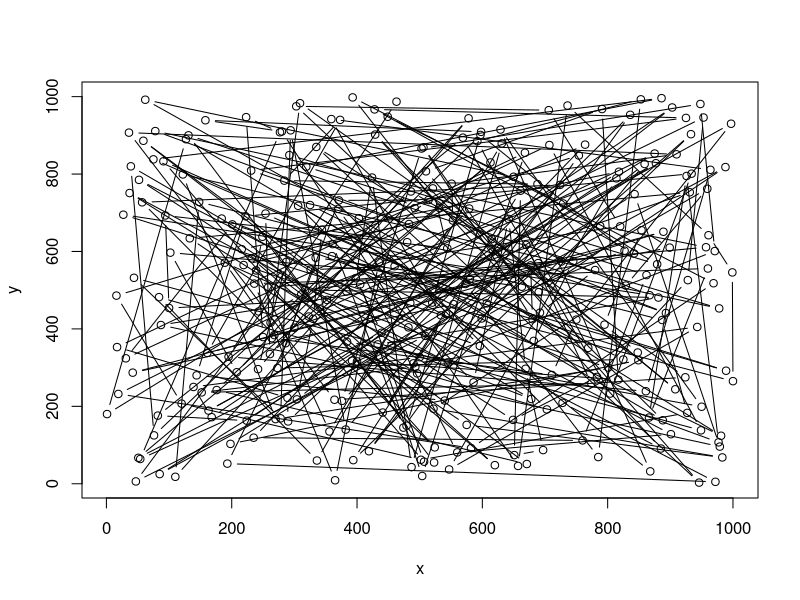

Write the R code that produced this figure. (Note: this script raises an error after producing the figure.)
###########################################
# Description
################

# The Travelling Salesman Problem (TSP) is one of the most intensively studied problems in optimizations research. 

# The problem is formulated as follows:
# Given a list of cities and the pairiwse distances between each city, what is the shortest possible 
# route that connects each city exactly once

# Despite it's easy problem formulation, the TSP is NP-hard and computationally expensive. 
# It is possible that the running time for any algorithm for the TSP increases superpolynomially with the number of cities/nodes

# Here I list several methods which attempt to 'solve' the TSP
# 1) Brutue Forcing - Consider all n! possible routes and choose the one which minimizes the total travelled distance.
# 2) Nearest Neighbour - Beginning with an initial node, iteratively pick the next subsequent node as the node which is closest to the previous node 
# 3) 2 opt - Beginning with an initial route, randomly permute two nodes and accept the new route only if the total distance is minimzed 
# 4) Simmulated Anealling - An extension on local descent algorithms with the ability to escape local minima. 
#                           Local minima are escaped through the use of a decaying temperature + acceptance function in which 'worse' solutions are accepted
#                           as intemediary routes with probability roughly proportional to the change in solution between iterations and 
#                           roughly inversely proportional with the number of iterations  

# Method 1 is compuationally prohibitive for any non-small n and therefore is not considered in this syntax. 
# Method 2 by far offers the quickest solution which reasonably approximates the global solution. However is known to produce local minima.
# Method 3 is a 'greedy' local descent algorithm which iteratively improves the route and will in the long term produce a more optimal solution than method 2
# Method 4 is the slowest, however with the addition of an acceptance function (similar to the Metropolis Hastings Algorithm), has the unique ability to escape local minima.
# Here I consider using method 2 to build an iniial framework for simulated annealing. 

# Note that in this syntax I have sacrificed some computation speed in order to produce live plot animations of how the route and cost function are changing over time.
# However by updating the plot only once every 0.1 seconds if an improved solution is available, the cost of plotting is greatly reduced
# After running a few microbenchmarks, the bottleneck is in computation of the total distance
#################################################

cities <- 300 
df <- data.frame(x = sample(1000, cities), y = sample(1000, cities))
plot(df, type = 'b')

dist_mtx <- as.matrix(dist(df))

# compute the total distance given the ordering of the cities in the path
# Execution takes 0.2 milliseconds for n = 300 cities. Execution took 0.6 milliseconds without use of a distance matrix 
# 80% of computation time during each iteration is spent computing total distance. This is a bottleneck
distance <- function(order){
  total_distance <- 0
  for (i in 1:(length(order)-1)) {
    total_distance <- total_distance + dist[order[i], order[i+1]]
  }
  return(total_distance)
} 

# swap 3 randomly picked cities in the ordering
swap <- function(order) {
  swaps <- 3
  indices <- sample(1:length(order), swaps); temp <- rep(0,swaps)
  for (i in 1:swaps){
    temp[i] = order[indices[i]]
  }
  for (j in 1:(swaps-1)){
    order[indices[j]] = temp[j+1]
  }
  order[indices[swaps]] = temp[1]
  return(order)
} # Execution takes 0.008 milliseconds and speed seems mostly independent of n.

# returns the probability with which a solution should be accepted
accptFun <- function(delE, t) {
  return(1/(1+exp(delE/t)))
}

# Initialization
t = 1e4; order <- 1:cities; E <- distance(order = order); iter <- 1; Error <- c(E)

{
startTime <- currentTime <- proc.time()["elapsed"]
wait <- 15
par(mfrow = c(1,2))
while(proc.time() - startTime < wait) {
  newOrder <- swap(order = order)
  newE <- distance(order = newOrder)
  
  rand <- runif(1, min = 0, max = 1)
  acpt <- accptFun(newE - E, t)
  
  if(rand <= acpt) {
    delE <- newE - E
    
    cat("Iteration: ", iter, ", Time: ", proc.time() - startTime, "Temperature: ", t, "\n")
    cat("Order: ", order, ", New Order: ", newOrder, "\n")
    cat("Total Distance: ", E, "Del E: ", delE, ", New Total Distance: ", newE, "\n")
    cat("\n\n")
    
    E <- newE
    order <- newOrder
    t <- t * 0.9
    iter <- iter + 1
    Error[iter] = E
    plot(x,y); lines(df[order,])
    plot(1:iter, Error, xlab = "Iterations", ylab = "Total Distance", type = "l")
    Sys.sleep(0.075)
  }
}
}

# plot(x,y); lines(df[order,])
